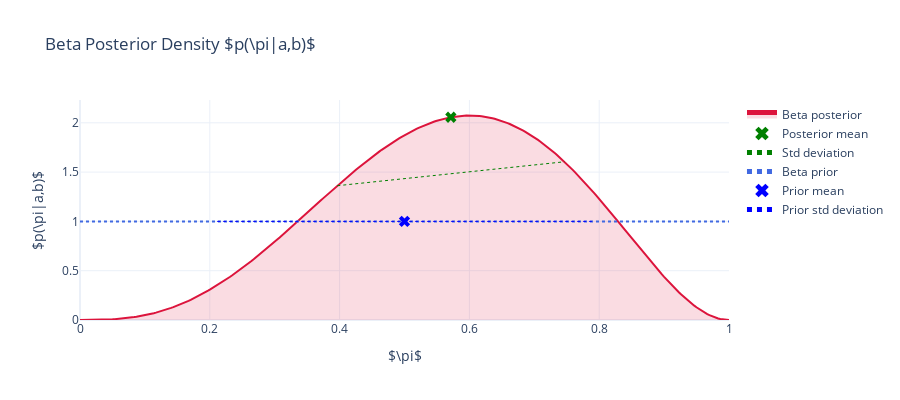

Notebook source saved alongside this figure:
### Markdown cell above
## 4. Compute and Plot Beta Posterior Density with Plotly

Compute the Beta posterior density over a grid and plot it using Plotly, including mean and standard deviation markers.

### Code cell
# Grid for probability parameter
x = jnp.linspace(0, 1, 300)

# Beta posterior density
p = beta.pdf(x, a, b)

# Posterior mean and standard deviation
mean_p = a / (a + b)
var_p = a * b / ((a + b) ** 2 * (a + b + 1))
std_p = jnp.sqrt(var_p)

fig = go.Figure()

fig.add_trace(
    go.Scatter(
        x=x,
        y=p,
        mode="lines",
        line=dict(color="crimson", width=2),
        name="Beta posterior",
        fill="tozeroy",
        fillcolor="rgba(220,20,60,0.15)",
    )
)

# Mean marker
fig.add_trace(
    go.Scatter(
        x=[mean_p],
        y=[beta.pdf(mean_p, a, b)],
        mode="markers",
        marker=dict(color="green", size=10, symbol="x"),
        name="Posterior mean",
    )
)

# Std deviation interval
fig.add_trace(
    go.Scatter(
        x=[mean_p - std_p, mean_p + std_p],
        y=[beta.pdf(mean_p - std_p, a, b), beta.pdf(mean_p + std_p, a, b)],
        mode="markers+lines",
        marker=dict(color="green", size=7, symbol="line-ns"),
        line=dict(color="green", width=1, dash="dot"),
        name="Std deviation",
        showlegend=True,
    )
)

# Beta prior density
prior_p = beta.pdf(x, a0, b0)
prior_mean = a0 / (a0 + b0)
prior_var = a0 * b0 / ((a0 + b0) ** 2 * (a0 + b0 + 1))
prior_std = jnp.sqrt(prior_var)

# Add prior density
fig.add_trace(
    go.Scatter(
        x=x,
        y=prior_p,
        mode="lines",
        line=dict(color="royalblue", width=2, dash="dot"),
        name="Beta prior",
        fill=None,
    )
)

# Prior mean marker
fig.add_trace(
    go.Scatter(
        x=[prior_mean],
        y=[beta.pdf(prior_mean, a0, b0)],
        mode="markers",
        marker=dict(color="blue", size=10, symbol="x"),
        name="Prior mean",
    )
)

# Prior std deviation interval
fig.add_trace(
    go.Scatter(
        x=[prior_mean - prior_std, prior_mean + prior_std],
        y=[
            beta.pdf(prior_mean - prior_std, a0, b0),
            beta.pdf(prior_mean + prior_std, a0, b0),
        ],
        mode="markers+lines",
        marker=dict(color="blue", size=7, symbol="line-ns"),
        line=dict(color="blue", width=1, dash="dot"),
        name="Prior std deviation",
        showlegend=True,
    )
)

fig.update_layout(
    title="Beta Posterior Density $p(\\pi|a,b)$",
    xaxis_title="$\\pi$",
    yaxis_title="$p(\\pi|a,b)$",
    width=900,
    height=400,
    legend=dict(itemsizing="constant"),
)
fig.show()

### Figure 1 — Plotly figure (JSON) as saved in the notebook; plotly's stock layout.template omitted (floating-point values rounded to 4 significant figures; data arrays with more than 128 entries replaced by an {"elided": "..."} marker saying what was removed)
{"data": [{"fill": "tozeroy", "fillcolor": "rgba(220,20,60,0.15)", "line": {"color": "crimson", "width": 2}, "mode": "lines", "name": "Beta posterior", "type": "scatter", "x": {"elided": "300 float values"}, "y": {"elided": "300 float values"}}, {"marker": {"color": "green", "size": 10, "symbol": "x"}, "mode": "markers", "name": "Posterior mean", "type": "scatter", "x": [0.5714], "y": [2.056]}, {"line": {"color": "green", "dash": "dot", "width": 1}, "marker": {"color": "green", "size": 7, "symbol": "line-ns"}, "mode": "markers+lines", "name": "Std deviation", "showlegend": true, "type": "scatter", "x": [0.3965, 0.7464], "y": [1.362, 1.605]}, {"line": {"color": "royalblue", "dash": "dot", "width": 2}, "mode": "lines", "name": "Beta prior", "type": "scatter", "x": {"elided": "300 float values"}, "y": {"elided": "300 float values"}}, {"marker": {"color": "blue", "size": 10, "symbol": "x"}, "mode": "markers", "name": "Prior mean", "type": "scatter", "x": [0.5], "y": [1.0]}, {"line": {"color": "blue", "dash": "dot", "width": 1}, "marker": {"color": "blue", "size": 7, "symbol": "line-ns"}, "mode": "markers+lines", "name": "Prior std deviation", "showlegend": true, "type": "scatter", "x": [0.2113, 0.7887], "y": [1.0, 1.0]}], "layout": {"height": 400, "legend": {"itemsizing": "constant"}, "title": {"text": "Beta Posterior Density $p(\\pi|a,b)$"}, "width": 900, "xaxis": {"title": {"text": "$\\pi$"}}, "yaxis": {"title": {"text": "$p(\\pi|a,b)$"}}}}
